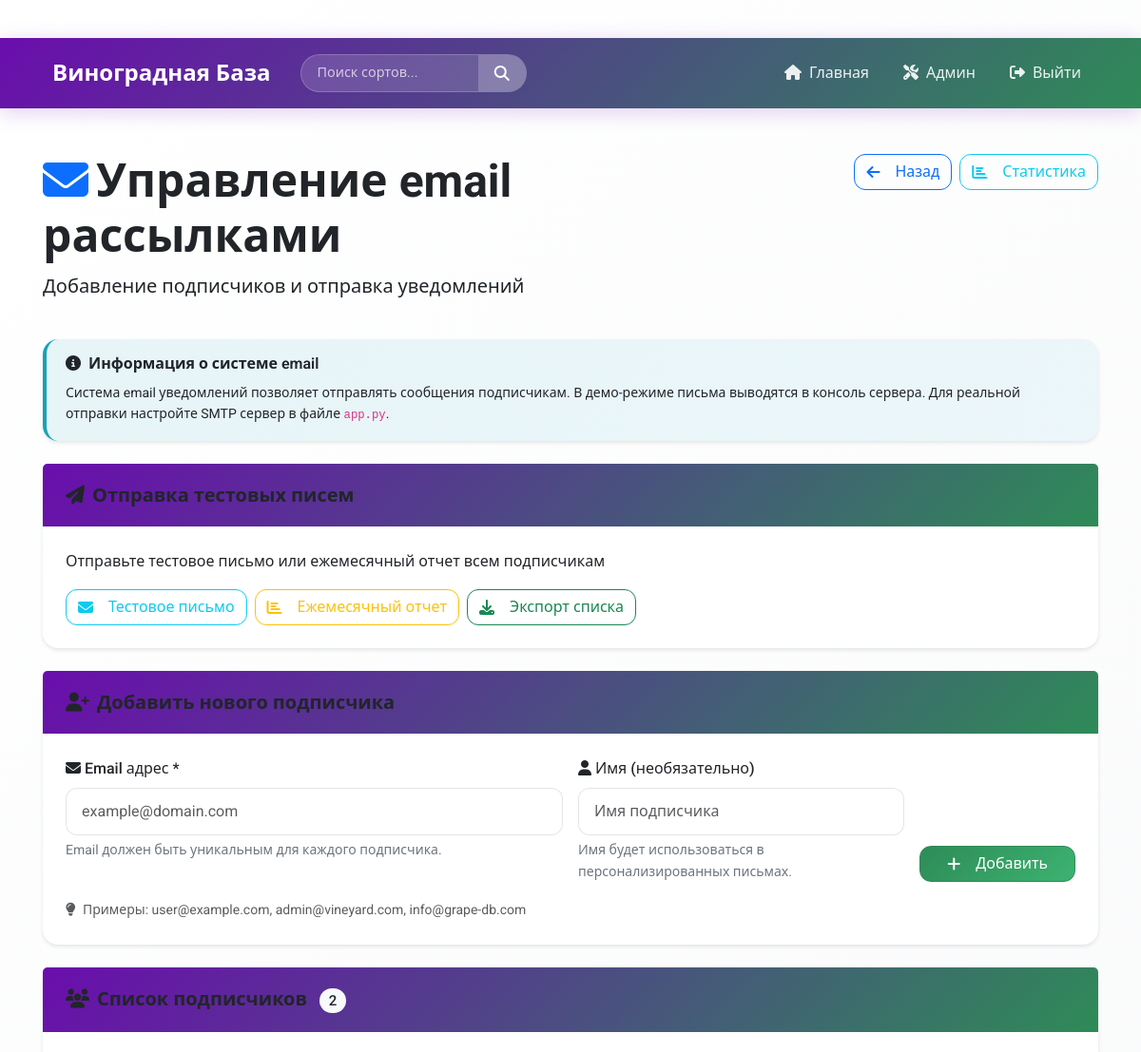
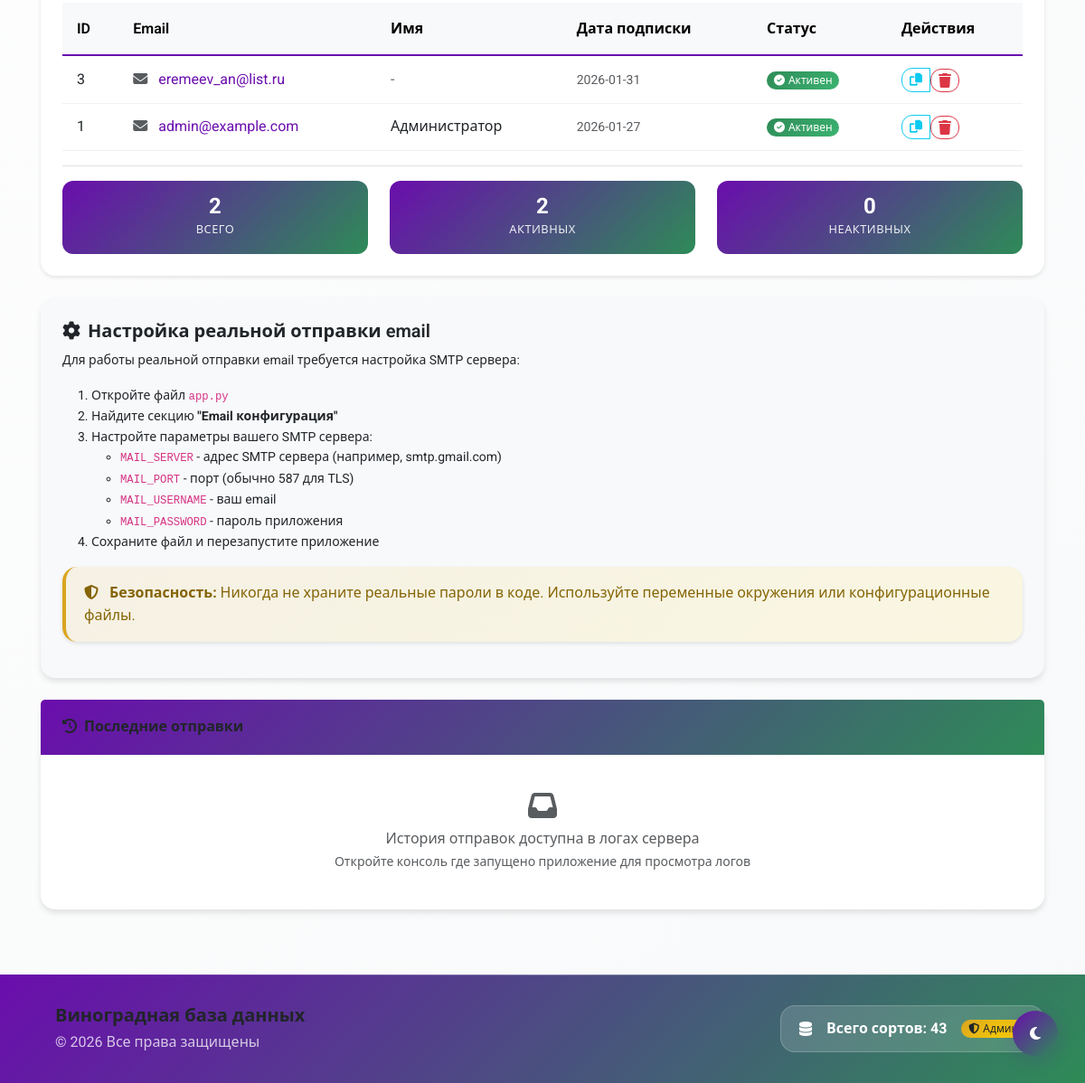
The page /admin/email/subscribers (signed in) on the database its author committed (2 pictures, top to bottom).
### tables this page shows
CREATE TABLE email_subscribers (
            id INTEGER PRIMARY KEY,
            email TEXT NOT NULL UNIQUE,
            name TEXT,
            subscribed_at TIMESTAMP DEFAULT CURRENT_TIMESTAMP,
            active BOOLEAN DEFAULT 1
        );

### app.py (the view)
@app.route('/admin/email/subscribers')
@admin_required
def email_subscribers():
    conn = get_db_connection()
    subscribers = conn.execute('SELECT * FROM email_subscribers ORDER BY subscribed_at DESC').fetchall()
    conn.close()
    return render_template('email_subscribers.html', subscribers=subscribers)

### templates/email_subscribers.html (shortened to what this page needs)
{% extends "base.html" %}
{% block content %}
<div class="row mb-4">
    <div class="col-md-8">
        <h1 class="display-5 fw-bold text-dark">
            <i class="fas fa-envelope me-2 text-primary"></i>Управление email рассылками
        </h1>
        <p class="lead text-dark">Добавление подписчиков и отправка уведомлений</p>
    </div>
    <div class="col-md-4 text-end">
        <div class="d-flex gap-2 justify-content-end">
            <a href="{{ url_for('admin_home') }}" class="btn btn-outline-primary">
                <i class="fas fa-arrow-left me-2"></i>Назад
            </a>
            <a href="{{ url_for('stats') }}" class="btn btn-outline-info">
                <i class="fas fa-chart-bar me-2"></i>Статистика
            </a>
        </div>
    </div>
</div>
<div class="alert alert-info mb-4">
    <h6 class="alert-heading text-dark">
        <i class="fas fa-info-circle me-2"></i>Информация о системе email
    </h6>
    <p class="mb-0 text-dark small">
        Система email уведомлений позволяет отправлять сообщения подписчикам.
        В демо-режиме письма выводятся в консоль сервера.
        Для реальной отправки настройте SMTP сервер в файле <code>app.py</code>.
    </p>
</div>
<div class="card shadow-sm mb-4">
    <div class="card-header bg-info text-white">
        <h5 class="mb-0">
            <i class="fas fa-paper-plane me-2"></i>Отправка тестовых писем
        </h5>
    </div>
    <div class="card-body">
        <p class="text-dark mb-3">
            Отправьте тестовое письмо или ежемесячный отчет всем подписчикам
        </p>
        <div class="d-flex flex-wrap gap-2">
            <a href="{{ url_for('send_test_email') }}" class="btn btn-outline-info"
               onclick="return confirm('Отправить тестовое письмо всем подписчикам?')">
                <i class="fas fa-envelope me-2"></i>Тестовое письмо
            </a>
            <a href="{{ url_for('send_monthly_email') }}" class="btn btn-outline-warning"
               onclick="return confirm('Отправить ежемесячный отчет всем подписчикам?')">
                <i class="fas fa-chart-bar me-2"></i>Ежемесячный отчет
            </a>
            <a href="{{ url_for('export_csv') }}" class="btn btn-outline-success">
                <i class="fas fa-download me-2"></i>Экспорт списка
            </a>
        </div>
    </div>
</div>
<div class="card shadow-sm mb-4">
    <div class="card-header bg-success text-white">
        <h5 class="mb-0">
            <i class="fas fa-user-plus me-2"></i>Добавить нового подписчика
        </h5>
    </div>
    <div class="card-body">
        <form method="POST" action="{{ url_for('add_email_subscriber') }}" class="row g-3 needs-validation" novalidate>
            <div class="col-md-6">
                <label for="email" class="form-label text-dark">
                    <i class="fas fa-envelope me-1"></i>Email адрес *
                </label>
                <input type="email"
                       class="form-control"
                       id="email"
                       name="email"
                       required
                       placeholder="example@domain.com">
                <div class="form-text">
                    Email должен быть уникальным для каждого подписчика.
                </div>
            </div>
            <div class="col-md-4">
                <label for="name" class="form-label text-dark">
                    <i class="fas fa-user me-1"></i>Имя (необязательно)
                </label>
                <input type="text"
                       class="form-control"
                       id="name"
                       name="name"
                       placeholder="Имя подписчика">
                <div class="form-text">
                    Имя будет использоваться в персонализированных письмах.
                </div>
            </div>
            <div class="col-md-2 d-flex align-items-end">
                <button type="submit" class="btn btn-success w-100">
                    <i class="fas fa-plus me-2"></i>Добавить
                </button>
            </div>
        </form>
        <div class="mt-3">
            <small class="text-muted">
                <i class="fas fa-lightbulb me-1"></i>
                Примеры: user@example.com, admin@vineyard.com, info@grape-db.com
            </small>
        </div>
    </div>
</div>
<div class="card shadow-sm">
    <div class="card-header bg-primary text-white">
        <h5 class="mb-0">
            <i class="fas fa-users me-2"></i>Список подписчиков
            <span class="badge bg-light text-dark ms-2">{{ subscribers|length }}</span>
        </h5>
    </div>
    <div class="card-body">
        {% if subscribers %}
        <div class="table-responsive">
            <table class="table table-hover">
                <thead class="table-light">
                    <tr>
                        <th>ID</th>
                        <th>Email</th>
                        <th>Имя</th>
                        <th>Дата подписки</th>
                        <th>Статус</th>
                        <th>Действия</th>
                    </tr>
                </thead>
                <tbody>
                    {% for subscriber in subscribers %}
                    <tr>
                        <td>{{ subscriber.id }}</td>
                        <td>
                            <i class="fas fa-envelope me-2 text-muted"></i>
                            <a href="mailto:{{ subscriber.email }}" class="text-decoration-none">
                                {{ subscriber.email }}
                            </a>
                        </td>
                        <td>
                            {% if subscriber.name %}
                                {{ subscriber.name }}
                            {% else %}
                                <span class="text-muted">-</span>
                            {% endif %}
                        </td>
                        <td>
                            <small class="text-muted">
                                {{ subscriber.subscribed_at[:10] if subscriber.subscribed_at else '-' }}
                            </small>
                        </td>
                        <td>
                            {% if subscriber.active %}
                            <span class="badge bg-success">
                                <i class="fas fa-check-circle me-1"></i>Активен
                            </span>
                            {% else %}
                            <span class="badge bg-secondary">
                                <i class="fas fa-times-circle me-1"></i>Неактивен
                            </span>
                            {% endif %}
                        </td>
                        <td>
                            <div class="btn-group btn-group-sm" role="group">
                                <button type="button"
                                        class="btn btn-outline-info"
                                        onclick="copyToClipboard('{{ subscriber.email }}')"
                                        data-bs-toggle="tooltip"
                                        data-bs-title="Копировать email">
                                    <i class="fas fa-copy"></i>
                                </button>
                                <form method="POST"
                                      action="{{ url_for('delete_email_subscriber', id=subscriber.id) }}"
                                      class="d-inline"
                                      onsubmit="return confirm('Удалить подписчика {{ subscriber.email }}?');">
                                    <button type="submit"
                                            class="btn btn-outline-danger"
                                            data-bs-toggle="tooltip"
                                            data-bs-title="Удалить подписчика">
                                        <i class="fas fa-trash"></i>
                                    </button>
                                </form>
                            </div>
                        </td>
                    </tr>
                    {% endfor %}
                </tbody>
            </table>
        </div>
        <div class="mt-3 pt-3 border-top">
            <div class="row text-center">
                <div class="col-md-4">
                    <div class="stat-badge">
                        <span class="stat-number">{{ subscribers|length }}</span>
                        <span class="stat-label">Всего</span>
                    </div>
                </div>
                <div class="col-md-4">
                    <div class="stat-badge">
                        <span class="stat-number">{{ subscribers|selectattr('active')|list|length }}</span>
                        <span class="stat-label">Активных</span>
                    </div>
                </div>
                <div class="col-md-4">
                    <div class="stat-badge">
                        <span class="stat-number">{{ subscribers|rejectattr('active')|list|length }}</span>
                        <span class="stat-label">Неактивных</span>
                    </div>
                </div>
            </div>
        </div>
        {% endif %}
    </div>
</div>
<div class="card border-0 bg-light mt-4">
    <div class="card-body">
        <h5 class="card-title text-dark">
            <i class="fas fa-cog me-2"></i>Настройка реальной отправки email
        </h5>
        <p class="card-text text-dark small">
            Для работы реальной отправки email требуется настройка SMTP сервера:
        </p>
        <ol class="text-dark small">
            <li>Откройте файл <code>app.py</code></li>
            <li>Найдите секцию <strong>"Email конфигурация"</strong></li>
            <li>Настройте параметры вашего SMTP сервера:
                <ul>
                    <li><code>MAIL_SERVER</code> - адрес SMTP сервера (например, smtp.gmail.com)</li>
                    <li><code>MAIL_PORT</code> - порт (обычно 587 для TLS)</li>
                    <li><code>MAIL_USERNAME</code> - ваш email</li>
                    <li><code>MAIL_PASSWORD</code> - пароль приложения</li>
                </ul>
            </li>
            <li>Сохраните файл и перезапустите приложение</li>
        </ol>
        <div class="alert alert-warning mt-2">
            <i class="fas fa-shield-alt me-2"></i>
            <strong>Безопасность:</strong> Никогда не храните реальные пароли в коде.
            Используйте переменные окружения или конфигурационные файлы.
        </div>
    </div>
</div>
<div class="card border-0 mt-4">
    <div class="card-header bg-secondary text-white">
        <h6 class="mb-0">
            <i class="fas fa-history me-2"></i>Последние отправки
        </h6>
    </div>
    <div class="card-body">
        <div class="text-center py-3">
            <i class="fas fa-inbox fa-2x text-muted mb-2"></i>
            <p class="text-muted mb-0">История отправок доступна в логах сервера</p>
            <small class="text-muted">Откройте консоль где запущено приложение для просмотра логов</small>
        </div>
    </div>
</div>
{% endblock %}

### rows shown on the page
email_subscribers: id "3", email "eremeev_an@list.ru", subscribed_at "2026-01-31", active True (drawn)
email_subscribers: id "1", email "admin@example.com", name "Администратор", subscribed_at "2026-01-27", active True (drawn)

### other values the page prints
{{ subscribers|length }} "2"
{{ subscribers|selectattr('active')|list|length }} "2"
{{ subscribers|rejectattr('active')|list|length }} "0"
{{ total_count() }} "43"
